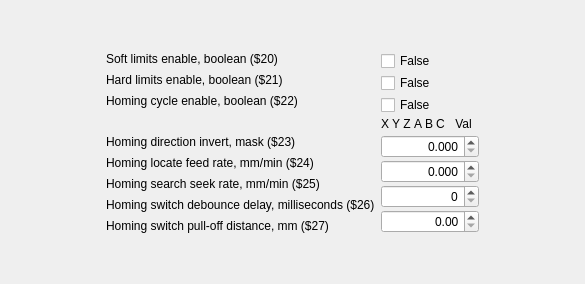
     <widget class="QWidget" name="tab_3">
      <attribute name="title">
       <string>Limits</string>
      </attribute>
      <layout class="QGridLayout" name="gridLayout_4">
       <item row="1" column="0">
        <spacer name="horizontalSpacer_6">
         <property name="orientation">
          <enum>Qt::Horizontal</enum>
         </property>
         <property name="sizeHint" stdset="0">
          <size>
           <width>95</width>
           <height>20</height>
          </size>
         </property>
        </spacer>
       </item>
       <item row="1" column="1">
        <layout class="QHBoxLayout" name="horizontalLayout_13">
         <item>
          <layout class="QVBoxLayout" name="verticalLayout_12">
           <item>
            <widget class="QLabel" name="label_20">
             <property name="text">
              <string>Soft limits enable, boolean ($20)</string>
             </property>
            </widget>
           </item>
           <item>
            <widget class="QLabel" name="label_21">
             <property name="text">
              <string>Hard limits enable, boolean ($21)</string>
             </property>
            </widget>
           </item>
           <item>
            <widget class="QLabel" name="label_22">
             <property name="text">
              <string>Homing cycle enable, boolean ($22)</string>
             </property>
            </widget>
           </item>
           <item>
            <widget class="QLabel" name="label_31">
             <property name="text">
              <string/>
             </property>
            </widget>
           </item>
           <item>
            <widget class="QLabel" name="label_23">
             <property name="text">
              <string>Homing direction invert, mask ($23)</string>
             </property>
            </widget>
           </item>
           <item>
            <widget class="QLabel" name="label_32">
             <property name="text">
              <string>Homing locate feed rate, mm/min ($24)</string>
             </property>
            </widget>
           </item>
           <item>
            <widget class="QLabel" name="label_33">
             <property name="text">
              <string>Homing search seek rate, mm/min ($25)</string>
             </property>
            </widget>
           </item>
           <item>
            <widget class="QLabel" name="label_34">
             <property name="text">
              <string>Homing switch debounce delay, milliseconds ($26)</string>
             </property>
            </widget>
           </item>
           <item>
            <widget class="QLabel" name="label_35">
             <property name="text">
              <string>Homing switch pull-off distance, mm ($27)</string>
             </property>
            </widget>
           </item>
          </layout>
         </item>
         <item>
          <layout class="QVBoxLayout" name="verticalLayout_11">
           <property name="spacing">
            <number>2</number>
           </property>
           <item>
            <widget class="QCheckBox" name="chkSoftLimits">
             <property name="text">
              <string notr="true">False</string>
             </property>
            </widget>
           </item>
           <item>
            <widget class="QCheckBox" name="chkHardLimits">
             <property name="text">
              <string notr="true">False</string>
             </property>
            </widget>
           </item>
           <item>
            <widget class="QCheckBox" name="chkHomingCycle">
             <property name="text">
              <string notr="true">False</string>
             </property>
            </widget>
           </item>
           <item>
            <layout class="QHBoxLayout" name="horizontalLayout_5">
             <property name="spacing">
              <number>3</number>
             </property>
             <item>
              <widget class="QLabel" name="lblMaskX_2">
               <property name="maximumSize">
                <size>
                 <width>16777215</width>
                 <height>16777215</height>
                </size>
               </property>
               <property name="text">
                <string notr="true">X</string>
               </property>
               <property name="alignment">
                <set>Qt::AlignCenter</set>
               </property>
              </widget>
             </item>
             <item>
              <widget class="QLabel" name="lblMaskY_2">
               <property name="maximumSize">
                <size>
                 <width>16777215</width>
                 <height>16777215</height>
                </size>
               </property>
               <property name="text">
                <string notr="true">Y</string>
               </property>
               <property name="alignment">
                <set>Qt::AlignCenter</set>
               </property>
              </widget>
             </item>
             <item>
              <widget class="QLabel" name="lblMaskZ_2">
               <property name="maximumSize">
                <size>
                 <width>16777215</width>
                 <height>16777215</height>
                </size>
               </property>
               <property name="text">
                <string notr="true">Z</string>
               </property>
               <property name="alignment">
                <set>Qt::AlignCenter</set>
               </property>
              </widget>
             </item>
             <item>
              <widget class="QLabel" name="lblMaskA_2">
               <property name="maximumSize">
                <size>
                 <width>16777215</width>
                 <height>16777215</height>
                </size>
               </property>
               <property name="text">
                <string notr="true">A</string>
               </property>
               <property name="alignment">
                <set>Qt::AlignCenter</set>
               </property>
              </widget>
             </item>
             <item>
              <widget class="QLabel" name="lblMaskB_2">
               <property name="maximumSize">
                <size>
                 <width>16777215</width>
                 <height>16777215</height>
                </size>
               </property>
               <property name="text">
                <string notr="true">B</string>
               </property>
               <property name="alignment">
                <set>Qt::AlignCenter</set>
               </property>
              </widget>
             </item>
             <item>
              <widget class="QLabel" name="lblMaskC_2">
               <property name="maximumSize">
                <size>
                 <width>16777215</width>
                 <height>16777215</height>
                </size>
               </property>
               <property name="text">
                <string notr="true">C</string>
               </property>
               <property name="alignment">
                <set>Qt::AlignCenter</set>
               </property>
              </widget>
             </item>
             <item>
              <widget class="QLabel" name="label_30">
               <property name="minimumSize">
                <size>
                 <width>31</width>
                 <height>0</height>
                </size>
               </property>
               <property name="maximumSize">
                <size>
                 <width>16777215</width>
                 <height>16777215</height>
                </size>
               </property>
               <property name="text">
                <string notr="true">Val</string>
               </property>
               <property name="alignment">
                <set>Qt::AlignCenter</set>
               </property>
              </widget>
             </item>
            </layout>
           </item>
           <item>
            <widget class="qwEditMask" name="emHomeDirInvert">
             <property name="toolTip">
              <string>6 axis mask editor</string>
             </property>
             <property name="whatsThis">
              <string>6 axis mask editor</string>
             </property>
            </widget>
           </item>
           <item>
            <widget class="QDoubleSpinBox" name="dsbHomingFeed">
             <property name="alignment">
              <set>Qt::AlignRight|Qt::AlignTrailing|Qt::AlignVCenter</set>
             </property>
             <property name="decimals">
              <number>3</number>
             </property>
             <property name="maximum">
              <double>100000.000000000000000</double>
             </property>
            </widget>
           </item>
           <item>
            <widget class="QDoubleSpinBox" name="dsbHomingSeek">
             <property name="alignment">
              <set>Qt::AlignRight|Qt::AlignTrailing|Qt::AlignVCenter</set>
             </property>
             <property name="decimals">
              <number>3</number>
             </property>
             <property name="maximum">
              <double>100000.000000000000000</double>
             </property>
            </widget>
           </item>
           <item>
            <widget class="QSpinBox" name="spinHomingDebounce">
             <property name="alignment">
              <set>Qt::AlignRight|Qt::AlignTrailing|Qt::AlignVCenter</set>
             </property>
             <property name="maximum">
              <number>99999</number>
             </property>
            </widget>
           </item>
           <item>
            <widget class="QDoubleSpinBox" name="dsbHomingPullOff">
             <property name="alignment">
              <set>Qt::AlignRight|Qt::AlignTrailing|Qt::AlignVCenter</set>
             </property>
             <property name="maximum">
              <double>100000.000000000000000</double>
             </property>
            </widget>
           </item>
          </layout>
         </item>
        </layout>
       </item>
       <item row="1" column="2">
        <spacer name="horizontalSpacer_7">
         <property name="orientation">
          <enum>Qt::Horizontal</enum>
         </property>
         <property name="sizeHint" stdset="0">
          <size>
           <width>95</width>
           <height>20</height>
          </size>
         </property>
        </spacer>
       </item>
       <item row="2" column="1">
        <spacer name="verticalSpacer_14">
         <property name="orientation">
          <enum>Qt::Vertical</enum>
         </property>
         <property name="sizeHint" stdset="0">
          <size>
           <width>20</width>
           <height>40</height>
          </size>
         </property>
        </spacer>
       </item>
       <item row="0" column="1">
        <spacer name="verticalSpacer_15">
         <property name="orientation">
          <enum>Qt::Vertical</enum>
         </property>
         <property name="sizeHint" stdset="0">
          <size>
           <width>20</width>
           <height>40</height>
          </size>
         </property>
        </spacer>
       </item>
      </layout>
     </widget>
